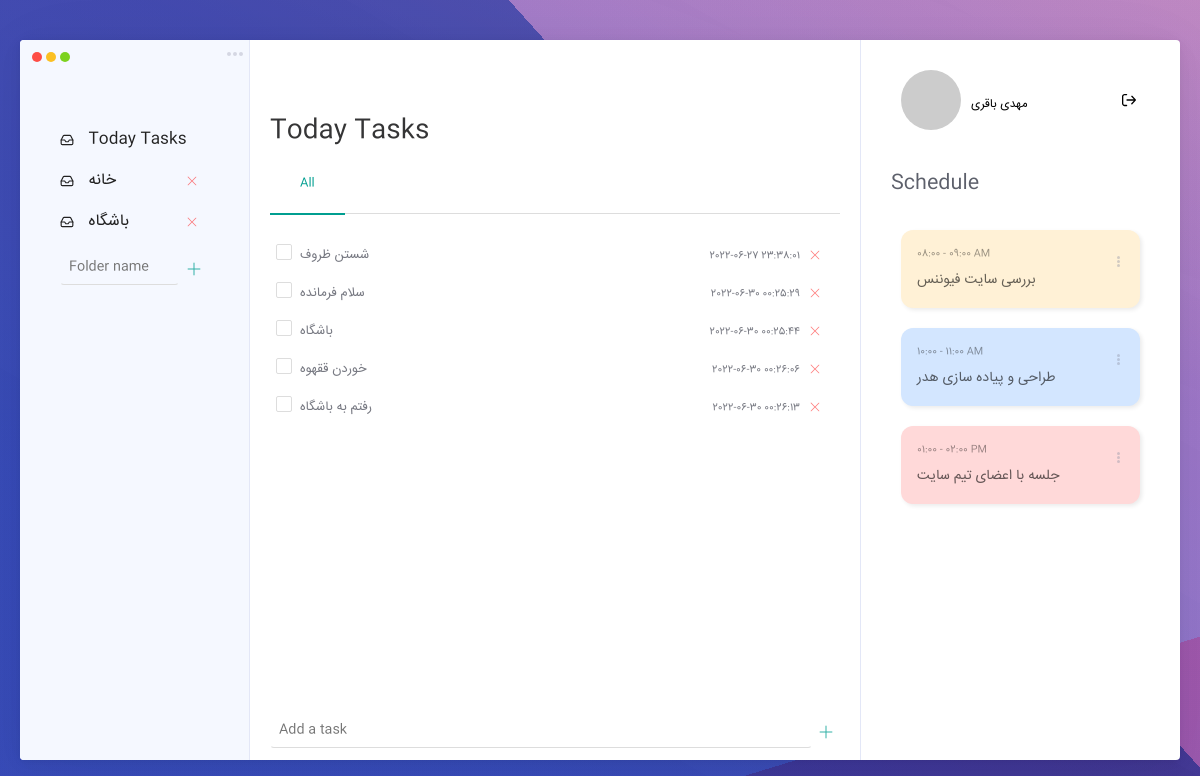
The app's page /?folder_id=47 (signed in) with its own data.
### tables this page shows
CREATE TABLE `folders` (
  `id` int(10) UNSIGNED NOT NULL,
  `folder_name` varchar(256) NOT NULL,
  `user_id` int(10) UNSIGNED NOT NULL,
  `create_at` datetime NOT NULL DEFAULT current_timestamp()
);

CREATE TABLE `tasks` (
  `id` int(10) UNSIGNED NOT NULL,
  `user_id` int(10) UNSIGNED NOT NULL,
  `folder_id` int(10) UNSIGNED NOT NULL,
  `crated_at` datetime NOT NULL DEFAULT current_timestamp(),
  `is_done` tinyint(1) NOT NULL DEFAULT 0,
  `title` varchar(256) NOT NULL,
  `note` varchar(512) NOT NULL
);

### index.php (called while the page is built, shortened)
<?php
    $currentUser = currentUser();
    $folder_id = (!empty($_GET['folder_id']) && ($_GET['folder_id']) > 0) ? $_GET['folder_id'] : 0;
    $foldersList = getFolders();
    $taskList = getTasks($folder_id);
    include "tpl/tpl-index.php";

### bootstrap/helper.php (called while the page is built, shortened)
<?php
     function base_url($uri = ""){
       return UPATH . $uri ;
    }

### libs/lib-auth.php (called while the page is built, shortened)
<?php
    function is_logged(){
        return (isset($_SESSION['currentUser'])) ? true : false;
    }
    function currentUser(){
        if(is_logged()){
            return $_SESSION['currentUser'] ?? null;
        }
    }

### libs/lib-data.php (called while the page is built, shortened)
<?php
    $userId = currentUser()->id ?? null;
    function getFolders(){
        global $conn;
        global $userId;
        $sql = "SELECT * FROM folders WHERE user_id = $userId";
        $stmt = $conn->prepare($sql);
        $stmt->execute();
        $records = $stmt->fetchAll(PDO::FETCH_OBJ);
        return $records;
    }
    function getTasks($folder_id){
        global $conn;
        global $userId;
        $sql = "SELECT * FROM tasks WHERE user_id = $userId && folder_id = $folder_id";
        $stmt = $conn->prepare($sql);
        $stmt->execute();
        $records = $stmt->fetchAll(PDO::FETCH_OBJ);
        return $records;
    }

### tpl/tpl-index.php (the view, shortened to what this page needs)
<!DOCTYPE html>
<html lang="en" >
<head>
  <link rel="stylesheet" href=<?= UPATH . "assets/css/style.css";?>>
  <link rel="stylesheet" href=<?= UPATH . "assets/css/custom.css";?>>
</head>
<body>
<div class="task-manager">
  <div class="left-bar">
    <div class="upper-part">
      <div class="actions">
        <div class="circle"></div>
        <div class="circle-2"></div>
      </div>
    </div>
    <div class="left-content">
      <ul class="action-list">
      <li class="item">
          <a href="<?=base_url()?>">
            <span>Today Tasks</span>
          </a>
        </li>
        <?php
          foreach($foldersList as $folder):
        ?>
        <li class="item">
          <a href='<?= base_url("?folder_id=$folder->id")?>'>
            <span>
              <?= $folder->folder_name ?>
            </span>
          </a>
          <a class="del-folder" href='<?= base_url("?delete-folder=$folder->id")?>'></a>
        </li>
        <?php endforeach; ?>
      </ul>
      <ul>
        <li class="add-folder">
          <input type="text" class="add-folder" id="add-folder-input" placeholder="Folder name">
          <a href="" class="add-folder-btn"></a>
      </li>
      </ul>
    </div>
  </div>
  <div class="page-content">
    <div class="header">Today Tasks</div>
    <div class="content-categories">
      <div class="label-wrapper">
        <label class="category" for="opt-1">All</label>
      </div>
    </div>
    <div class="tasks-wrapper">
    <?php
        $count = 1;
        foreach($taskList as $task):
      ?>
      <div class="task">
        <div>
          <label for="item-<?= $count ?>">
            <span class="label-text"><?= $task->title ?></span>
          </label>
        </div>
        <div>
        <span class="tag <?= ($task->is_done) ? 'approved' : '' ?>"><?= $task->crated_at ?></span>
        <a class="del-task" href="?delete-task=<?= $task->id ?>"></a>
      </div></div>
      <?php
        $count++;
        endforeach;
      ?>
    </div>
    <div class="task-wrapper add-task">
      <ul>
          <li class="add-task">
            <input type="text" class="add-folder add-task" id="add-task-input" placeholder="Add a task">
            <a href="" class="add-task-btn"></a>
        </li>
        </ul>
    </div>
  </div>
  <div class="right-bar">
    <div class="top-part">
      <div class="user-status">
        <div class="userprofile"><img src="<?= $currentUser->gravatar ?>"></div>
        <div class="displayname">
          <?= $currentUser->name ?></div>
      </div>
      <div><a href="<?= base_url('?log-out=true') ?>"></a></div>
    </div>
    <div class="header">Schedule</div>
    <div class="right-content">
      <div class="task-box yellow">
        <div class="description-task">
          <div class="time">08:00 - 09:00 AM</div>
          <div class="task-name">بررسی سایت فیوننس</div>
        </div>
        <div class="more-button"></div>
      </div>
      <div class="task-box blue">
        <div class="description-task">
          <div class="time">10:00 - 11:00 AM</div>
          <div class="task-name">طراحی و پیاده سازی هدر</div>
        </div>
        <div class="more-button"></div>
      </div>
      <div class="task-box red">
        <div class="description-task">
          <div class="time">01:00 - 02:00 PM</div>
          <div class="task-name">جلسه با اعضای تیم سایت</div>
        </div>
        <div class="more-button"></div>
      </div>
    </div>
  </div>
</div>
</body>
</html>

### assets/css/custom.css (style rules this page uses)
a { text-decoration: none; color: #222; }
.del-folder , .del-task { float: right; opacity: 0.5; transition: all 0.4s ease; }
input.add-folder { transition: all 0.2s; border: 0; background: transparent; width: 80%; padding: 6px 8px; color: #222; border: 1px solid transparent; font-family: 'DM SANS'; border-bottom: 1px solid #ddd; border-radius: 4px; }
a.add-folder-btn svg, a.add-task-btn svg { width: 14px; opacity: 0.8; vertical-align: sub; margin: 0px 4px; }
a.add-folder-btn ,a.add-task-btn { vertical-align: sub; }
input#add-task-input { width: 95%; }
.del-task svg { vertical-align: sub; width: 14px; height: 14px; color: currentcolor; margin-right: 10px; }
.task .label-text , input.add-folder, .task-name { font-family: 'iransansX'; }
.userprofile img { border-radius: 50%; width: 60px; margin: 0 10px; }
.user-status { display: inline-flex; align-items: center; }

### records on screen
folders: folder_name "خانه"
folders: folder_name "باشگاه"
tasks: title "شستن ظروف", crated_at "2022-06-27 23:38:01"
tasks: title "سلام فرمانده", crated_at "2022-06-30 00:25:29"
tasks: title "باشگاه", crated_at "2022-06-30 00:25:44"
tasks: title "خوردن ققهوه", crated_at "2022-06-30 00:26:06"
tasks: title "رفتم به باشگاه", crated_at "2022-06-30 00:26:13"

### other values on screen
$currentUser->name "مهدی باقری"
